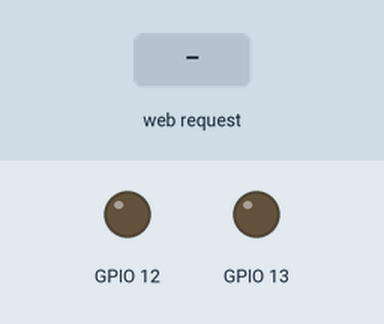
A sketch run on a simulated ESP32. On the bench: output pins drawn as LEDs (lit = HIGH). The inputs (shaded band) are chosen by the test bench. WiFi joins after 1.5 s; servers stay silent unless stated; what the sketch prints to the serial monitor is not drawn.

Above: at 2.7 s.
2.8 s: HTTP request GET /mskon received
At 3.7 s:
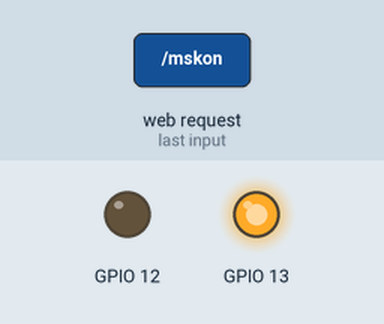
4.3 s: HTTP request GET /mskoff received
At 4.8 s:
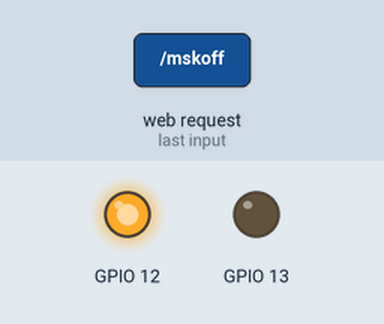
5.8 s: HTTP request GET /background received
At 7.1 s:
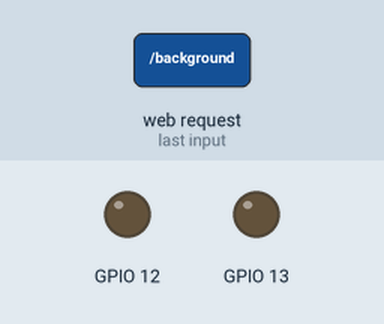
Timing chart, 0 to 8.8 s (numbered marks = the images above; inputs shaded):
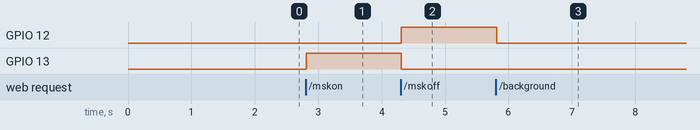

The sketch:

ESP-32-WebServer.ino
```cpp
#include <FS.h>
#include <AsyncTCP.h>
#include <ESPAsyncWebServer.h>
#include <WiFi.h>
#include "soc/soc.h" // brownout was detected 없에기 위한 헤더파일
#include "soc/rtc_cntl_reg.h"  // brownout was detected 없에기 위한 헤더파일

const char* ssid     = "HELLG";
const char* password = "1234qwer!";

// HTTP 로 연결될 포트 설정
AsyncWebServer server(80);

void setup()
{
    WRITE_PERI_REG(RTC_CNTL_BROWN_OUT_REG, 0); // brownout was detected 없에기
    Serial.begin(115200);
    delay(10);

    Serial.println();
    Serial.println();
    Serial.print("Connecting to ");
    Serial.println(ssid);

    WiFi.begin(ssid, password);

    // 와이파이망에 연결
    while (WiFi.status() != WL_CONNECTED)
    {
        delay(500);
        Serial.print(".");
    }

    Serial.println("");
    Serial.println("WiFi connected");
    Serial.println("IP address: ");
    Serial.println(WiFi.localIP());

    set_Request();
    startServer();
}

// HTTP Request에 따른 PIN Write설정
void set_Request()
{
    // 마스크 꼈다고 인식왔을때
    server.on("/mskon", HTTP_GET, [](AsyncWebServerRequest *request)
    {
        request->send(200, "text/plain", "Mask On Request");
        Serial.println("Mask On Request");
        pinMode(12, OUTPUT);
        pinMode(13, OUTPUT);
        digitalWrite(12, LOW);
        digitalWrite(13, HIGH);
    });

    // 마스크 벗었다고 인식왔을때
    server.on("/mskoff", HTTP_GET, [](AsyncWebServerRequest *request)
    {
        request->send(200, "text/plain", "Mask Off Request");
        Serial.println("Mask Off Request");
        pinMode(12, OUTPUT);
        pinMode(13, OUTPUT);
        digitalWrite(12, HIGH);
        digitalWrite(13, LOW);
    });

    // 사람이 아무도 없다고 인식이 왔을때
    server.on("/background", HTTP_GET, [](AsyncWebServerRequest *request)
    {
        request->send(200, "text/plain", "Background Request");
        Serial.println("Background Request");
        pinMode(12, OUTPUT);
        pinMode(13, OUTPUT);
        digitalWrite(12, LOW);
        digitalWrite(13, LOW);
    });
}


// HTTP 서버 시작
void startServer() {
    server.begin();
}

void loop()
{
    delay(2000);
    set_Request();
}
```

Measured:
- after the input at 2.8 s, GPIO 13: LOW → HIGH at once
- after the input at 4.3 s, GPIO 12: LOW → HIGH at once; GPIO 13: HIGH → LOW at once
- after the input at 5.8 s, GPIO 12: HIGH → LOW at once
